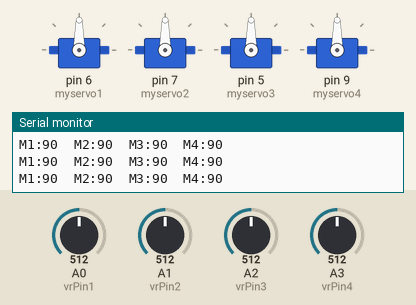
A sketch run on a simulated Arduino Uno, built with avr-gcc and run on an emulated ATmega328P. On the bench: 4 × servo, the last lines printed to the serial monitor. The test bench sets the inputs (shaded band); at power-on: A0 (vrPin1) = 512, A1 (vrPin2) = 512, A2 (vrPin3) = 512, A3 (vrPin4) = 512.

Above: at 1.2 s.
1.3 s: A0 (vrPin1) set to 592
2.8 s: A0 (vrPin1) set to 608
At 3.92 s:
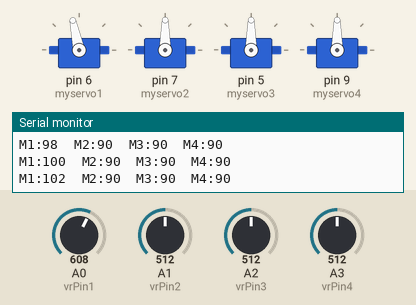
At 5.74 s:
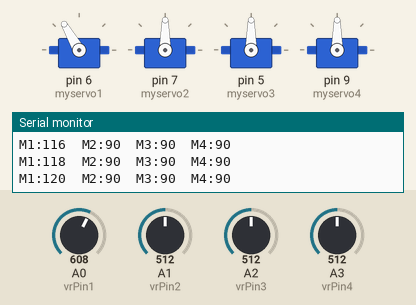
5.8 s: A1 (vrPin2) set to 593
8.8 s: A1 (vrPin2) set to 617
At 8.96 s:
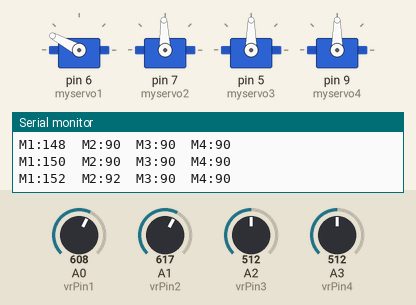
11.8 s: A2 (vrPin3) set to 592
14.8 s: A2 (vrPin3) set to 613
At 15.0 s:
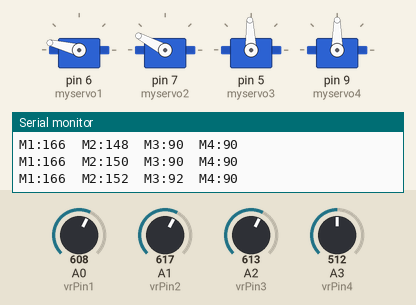
Timing chart, 0 to 21.4 s (numbered marks = the images above; inputs shaded):
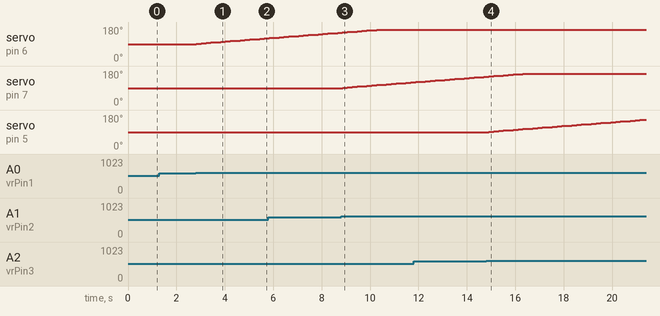

The sketch:

test01.ino
```cpp
#include <Servo.h>
Servo myservo1, myservo2, myservo3, myservo4;

int vrPin1 = A0;
int vrPin2 = A1;
int vrPin3 = A2;
int vrPin4 = A3;

int ang1, ang2, ang3, ang4;
int val1, val2, val3, val4;

void initSystem() {
    val1 = 90;
    val2 = 90;
    val3 = 90;
    val4 = 90;

    // myservo1.write(val1);
    // myservo2.write(val2);
    // myservo3.write(val3);
    // myservo4.write(val4);
}

void setup(){
    Serial.begin(9600);

    initSystem();
}

void loop(){
    myservo1.attach(6);
    myservo2.attach(7);
    myservo3.attach(5);
    myservo4.attach(9);

    ang1 = analogRead(vrPin1);
    ang2 = analogRead(vrPin2);
    ang3 = analogRead(vrPin3);
    ang4 = analogRead(vrPin4);

    // ===M1===
    if (ang1 > 600 && val1 < 165) {
        val1 += 2;
    } else if (ang1<400 && val1>44) {
        val1 -= 2;
    }
    myservo1.write(val1);
    Serial.print("M1:") ;
    Serial.print(val1) ;

    // ===M2===
    if (ang2 > 600 && val2 < 165) {
        val2 += 2;
    } else if (ang2 < 400 && val2 > 30) {
        val2 -= 2;
    }
    myservo2.write(val2);
    Serial.print("  M2:") ;
    Serial.print(val2) ;

    // ===M3===
    if (ang3 > 600 && val3 < 165) {
        val3 += 2;
    } else if (ang3 < 400 && val3 > 20) {
        val3 -= 2;
    }
    myservo3.write(val3);
    Serial.print("  M3:") ;
    Serial.print(val3) ;

    // ===M4===
    if (ang4 > 600 && val4 < 145) {
        val4=val4+2;
    } else if (ang4 < 400 && val4 > 75) {
        val4=val4-2;
    }
    myservo4.write(val4);
    Serial.print("  M4:") ;
    Serial.println(val4) ;

    delay(200);
}
```

Measured:
- the behaviour switches between 600 and 601 on A0 (vrPin1) (found by bisection; images 0 and 1)
- the behaviour switches between 600 and 601 on A1 (vrPin2) (found by bisection; images 2 and 3)
- the behaviour switches between 600 and 601 on A2 (vrPin3) (found by bisection; images 3 and 4)
- after the input at 2.8 s, servo on pin 6 (myservo1): moves from 90° to 120° over 2.8 s, starting at once
- after the input at 8.8 s, servo on pin 7 (myservo2): moves from 90° to 120° over 2.8 s, starting after 0.06 s
- after the input at 14.8 s, servo on pin 5 (myservo3): moves from 90° to 156° over 6.4 s, starting after 0.10 s
